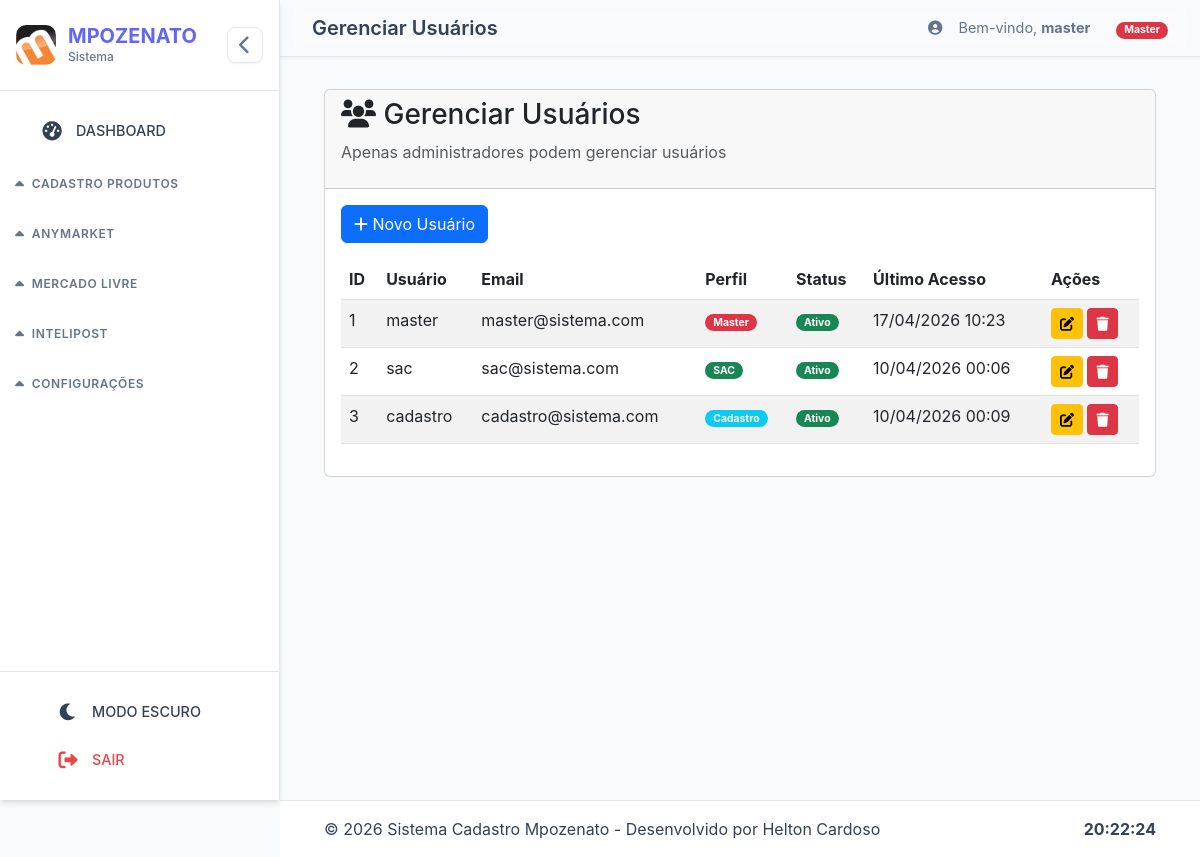
Screenshot of /admin/usuarios (signed in) with the database file from the repository.
### models.py (models this page shows, shortened)
class Usuario(UserMixin, db.Model):
    __tablename__ = 'usuarios'
    id = db.Column(db.Integer, primary_key=True)
    username = db.Column(db.String(80), unique=True, nullable=False)
    email = db.Column(db.String(120), unique=True, nullable=False)
    password_hash = db.Column(db.String(256), nullable=False)
    perfil_id = db.Column(db.Integer, db.ForeignKey('perfis.id'), nullable=False)
    is_active = db.Column(db.Boolean, default=True)
    created_at = db.Column(db.DateTime, default=datetime.utcnow)
    last_login = db.Column(db.DateTime)
    permissoes_extras = db.relationship('Permissao', backref='usuario', lazy=True, cascade='all, delete-orphan')
    @property
    def perfil(self):
        return self.perfil_rel.nome if self.perfil_rel else 'user'
    def is_master(self):
        return self.perfil == 'Master'

class Perfil(db.Model):
    __tablename__ = 'perfis'
    id = db.Column(db.Integer, primary_key=True)
    nome = db.Column(db.String(50), unique=True, nullable=False)  # Master, SAC, Cadastro, Financeiro
    descricao = db.Column(db.String(200))
    is_active = db.Column(db.Boolean, default=True)
    created_at = db.Column(db.DateTime, default=datetime.utcnow)
    usuarios = db.relationship('Usuario', backref='perfil_rel', lazy=True)

### app.py (the view)
@app.route('/admin/usuarios')
@login_required
@master_required
def admin_usuarios():
    usuarios = Usuario.query.all()
    perfis = Perfil.query.all()
    return render_template('admin/usuarios.html', usuarios=usuarios, perfis=perfis, page_title='Gerenciar Usuários')

### app.py (called while the page is built)
@login_manager.user_loader
def load_user(user_id):
    from models import Usuario
    return Usuario.query.get(int(user_id))

def master_required(f):
    @wraps(f)
    def decorated_function(*args, **kwargs):
        if not current_user.is_authenticated:
            flash('Faça login para continuar', 'warning')
            return redirect(url_for('login'))
        if not current_user.is_master():
            flash('Acesso negado. Apenas Master pode acessar.', 'danger')
            return redirect(url_for('home'))
        return f(*args, **kwargs)
    return decorated_function

def contar_processos_hoje(modulo="cadastro"):
    from log_utils import contar_processos_hoje as contar_logs  # Importa a função original
    return contar_logs(modulo)  # Delega para a função de log_utils.py

@app.context_processor
def inject_stats():
    return {
        'count_processos_hoje': contar_processos_hoje(),
        'now': datetime.now()
    }

### log_utils.py (called while the page is built)
def contar_processos_hoje(modulo: str) -> int:
    with current_app.app_context():
        hoje = datetime.now().date()
        return Processo.query.filter(
            Processo.modulo == modulo,
            db.func.date(Processo.data) == hoje
        ).count()

### templates/admin/usuarios.html (shortened to what this page needs)
{% extends 'base.html' %}
{% block content %}
<div class="container-fluid">
    <div class="card">
        <div class="card-header">
            <h3><i class="fas fa-users"></i> Gerenciar Usuários</h3>
            <p class="text-muted">Apenas administradores podem gerenciar usuários</p>
        </div>
        <div class="card-body">
            <button class="btn btn-primary mb-3" onclick="abrirModalNovoUsuario()">
                <i class="fas fa-plus"></i> Novo Usuário
            </button>
            <div class="table-responsive">
                <table class="table table-striped">
                    <thead>
                        <tr>
                            <th>ID</th>
                            <th>Usuário</th>
                            <th>Email</th>
                            <th>Perfil</th>
                            <th>Status</th>
                            <th>Último Acesso</th>
                            <th>Ações</th>
                        </tr>
                    </thead>
                    <tbody id="tabela-usuarios">
                        {% for usuario in usuarios %}
                        <tr>
                            <td>{{ usuario.id }}</td>
                            <td>{{ usuario.username }}</td>
                            <td>{{ usuario.email }}</td>
                            <td>
                                <span class="badge {% if usuario.perfil == 'Master' %}bg-danger{% elif usuario.perfil == 'SAC' %}bg-success{% elif usuario.perfil == 'Cadastro' %}bg-info{% else %}bg-secondary{% endif %}">
                                    {{ usuario.perfil }}
                                </span>
                            </td>
                            <td>
                                {% if usuario.is_active %}
                                    <span class="badge bg-success">Ativo</span>
                                {% else %}
                                    <span class="badge bg-danger">Inativo</span>
                                {% endif %}
                            </td>
                            <td>{{ usuario.last_login.strftime('%d/%m/%Y %H:%M') if usuario.last_login else 'Nunca' }}</td>
                            <td>
                                <button class="btn btn-sm btn-warning" onclick="editarUsuario({{ usuario.id }})">
                                    <i class="fas fa-edit"></i>
                                </button>
                                <button class="btn btn-sm btn-danger" onclick="excluirUsuario({{ usuario.id }})">
                                    <i class="fas fa-trash"></i>
                                </button>
                            </td>
                        </tr>
                        {% endfor %}
                    </tbody>
                </table>
            </div>
        </div>
    </div>
</div>
{% endblock %}

### templates/base.html (shortened to what this page needs)
<!DOCTYPE html>
<html lang="pt-br">
<head>
  <link href="https://cdn.jsdelivr.net/npm/bootstrap@5.3.0/dist/css/bootstrap.min.css" rel="stylesheet">
  <link rel="stylesheet" href="https://cdnjs.cloudflare.com/ajax/libs/font-awesome/6.0.0/css/all.min.css">
  <link rel="stylesheet" href="{{ url_for('static', filename='css/base.css') }}">
</head>
<body>
  {% if current_user.is_authenticated %}
  <div class="sidebar-wrapper" id="sidebarWrapper">
    <nav class="sidebar">
      <div class="sidebar-header">
        <div class="logo-container">
          <img src="{{ url_for('static', filename='img/logo-empresa.png') }}" class="logo-img" alt="MPOZENATO">
          <div class="logo-text">
            <span class="brand-name">MPOZENATO</span>
            <small class="brand-subtitle">Sistema</small>
          </div>
        </div>
        <button class="sidebar-toggle-btn" id="toggleSidebar" title="Recolher/Expandir">
          <i class="fas fa-chevron-left"></i>
        </button>
      </div>
      <div class="sidebar-menu" id="sidebarMenu">
        <div class="menu-group">
          <a href="{{ url_for('dashboard') }}" class="menu-item {% if active_page == 'dashboard' %}active{% endif %}">
            <div class="menu-icon">
              <i class="fas fa-tachometer-alt"></i>
            </div>
            <span class="menu-text">DASHBOARD</span>
          </a>
        </div>
        {% if current_user.is_master() or current_user.perfil == 'Cadastro' %}
        <div class="menu-group" data-module="cadastro">
          <div class="menu-title">
            <i class="fas fa-caret-down module-toggle"></i>
            <span class="menu-title-text">CADASTRO PRODUTOS</span>
          </div>
        </div>
        {% endif %}
        {% if current_user.is_master() or current_user.perfil == 'SAC' %}
        <div class="menu-group" data-module="anymarket">
          <div class="menu-title">
            <i class="fas fa-caret-down module-toggle"></i>
            <span class="menu-title-text">ANYMARKET</span>
          </div>
        </div>
        {% endif %}
        {% if current_user.is_master() %}
        <div class="menu-group" data-module="mercadolivre">
          <div class="menu-title">
            <i class="fas fa-caret-down module-toggle"></i>
            <span class="menu-title-text">MERCADO LIVRE</span>
          </div>
        </div>
        {% endif %}
        {% if current_user.is_master() or current_user.perfil == 'SAC' %}
        <div class="menu-group" data-module="intelipost">
          <div class="menu-title">
            <i class="fas fa-caret-down module-toggle"></i>
            <span class="menu-title-text">INTELIPOST</span>
          </div>
        </div>
        {% endif %}
        {% if current_user.is_master() %}
        <div class="menu-group expanded" data-module="configuracoes">
          <div class="menu-title">
            <i class="fas fa-caret-down module-toggle"></i>
            <span class="menu-title-text">CONFIGURAÇÕES</span>
          </div>
        </div>
        {% endif %}
      </div>
      <div class="sidebar-footer">
        <button class="menu-item" id="darkModeToggle">
          <div class="menu-icon">
            <i class="fas fa-moon"></i>
          </div>
          <span class="menu-text">MODO ESCURO</span>
        </button>
        <a href="{{ url_for('logout') }}" class="menu-item logout-item">
          <div class="menu-icon">
            <i class="fas fa-sign-out-alt"></i>
          </div>
          <span class="menu-text">SAIR</span>
        </a>
      </div>
    </nav>
  </div>
  {% endif %}
  <main class="main-content" id="mainContent">
    {% if current_user.is_authenticated %}
    <div class="top-bar">
      <div class="top-bar-title">
        <h4>{% block page_title %}{{ page_title | default('Dashboard') }}{% endblock %}</h4>
      </div>
      <div class="top-bar-actions">
        <div class="user-info">
          <i class="fas fa-user-circle"></i>
          <span>Bem-vindo, <strong>{{ current_user.username }}</strong></span>
          <span class="user-perfil" style="margin-left: 10px;">
            {% if current_user.is_master() %}
              <span class="badge bg-danger">Master</span>
            {% elif current_user.perfil == 'SAC' %}
              <span class="badge bg-success">SAC</span>
            {% elif current_user.perfil == 'Cadastro' %}
              <span class="badge bg-info">Cadastro</span>
            {% else %}
              <span class="badge bg-secondary">{{ current_user.perfil }}</span>
            {% endif %}
          </span>
        </div>
      </div>
    </div>
    {% endif %}
    <div class="content-wrapper">
      {% block content %}{% endblock %}
    </div>
  </main>
  <footer class="global-footer" id="globalFooter">
    <div class="container-fluid">
      <div class="row align-items-center">
        <div class="col">
          <span>&copy; {{ now.year }} Sistema Cadastro Mpozenato - Desenvolvido por Helton Cardoso</span>
        </div>
        <div class="col-auto">
          <span id="clock" class="fw-bold"></span>
        </div>
      </div>
    </div>
  </footer>
</body>
</html>

### rows the page displays
Usuario: username "master", id "1", email "master@sistema.com", perfil "Master", is_active "Ativo", last_login "17/04/2026 10:23"
Usuario: id "2", username "sac", email "sac@sistema.com", perfil "SAC", is_active "Ativo", last_login "10/04/2026 00:06"
Usuario: id "3", username "cadastro", email "cadastro@sistema.com", perfil "Cadastro", is_active "Ativo", last_login "10/04/2026 00:09"

### other values shown
{{ page_title | default('Dashboard') }} "Gerenciar Usuários"
